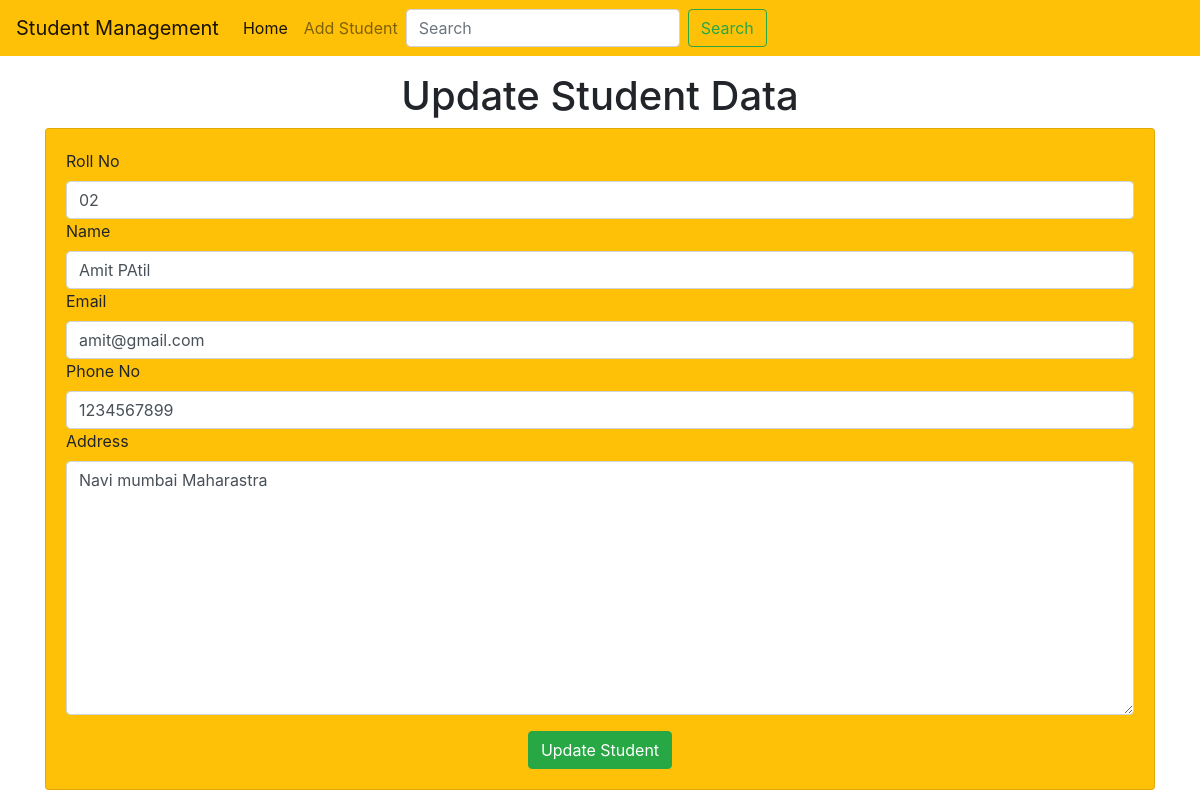
The app's page /std/update-std/3 with its own data.
### std/models.py (models this page shows)
class Student(models.Model):
    roll=models.CharField(max_length=100)
    name=models.CharField(max_length=50)
    email=models.CharField(max_length=150)
    phone=models.CharField(max_length=10)
    address=models.CharField(max_length=200)

### std/views.py (the view)
# urls.py: path("update-std/<int:roll>",update_std),
def update_std(request,roll):
    std=Student.objects.get(pk=roll)
    return render(request, "std/update_std.html", {'std':std})

### templates/std/update_std.html (shortened to what this page needs)
<!doctype html>
<html lang="en">
  <head>
    <link rel="stylesheet" href="https://cdn.jsdelivr.net/npm/bootstrap@4.6.2/dist/css/bootstrap.min.css">
  </head>
  <body>
    {% include 'std/navbar.html' %}
    <h1 class="text-center mt-3">Update Student Data</h1>
      <div class="container">
        <div class="row">
            <div class="col-md-12">
                <div class="card bg-warning">
                    <div class="card-body">
                        <form action="/std/do-update-std/{{std.id}}" method="POST">
                            <div class="md-3">
                                <label for="roll">Roll No</label>
                                 <input name="std_roll" type="text" id="roll" class="form-control" placeholder="Enter your Roll No" required value="{{std.roll}}">
                            </div>
                            <div class="md-3">
                                <label for="name">Name</label>
                                <input name="std_name" type="text" id="name" class="form-control" placeholder="Enter your Name" required value="{{std.name}}">
                            </div>
                            <div class="md-3">
                                <label for="email">Email</label>
                                <input name="std_email" type="text" id="email" class="form-control" placeholder="Enter your Email" required value="{{std.email}}">
                            </div>
                            <div class="md-3">
                                <label for="phone">Phone No</label>
                                <input name="std_phone" type="text" id="phone" class="form-control" placeholder="Enter your Phone No" required value="{{std.phone}}">
                            </div>
                            <div class="md-3">
                                <label for="address">Address</label>
                                <textarea name="std_address" id="address" rows="10" class="form-control"  placeholder="Enter your Address">{{std.address}}</textarea>
                            </div>
                            <div class="container text-center mt-3">
                                <button class="btn btn-success">
                                    Update Student
                                </button>
                            </div>
                        </form>
                    </div>
                </div>
            </div>
        </div>
      </div>
  </body>
</html>

### records on screen
Student: std_roll "02", std_name "Amit PAtil", std_email "amit@gmail.com", std_phone "1234567899", std_address "Navi mumbai Maharastra"
